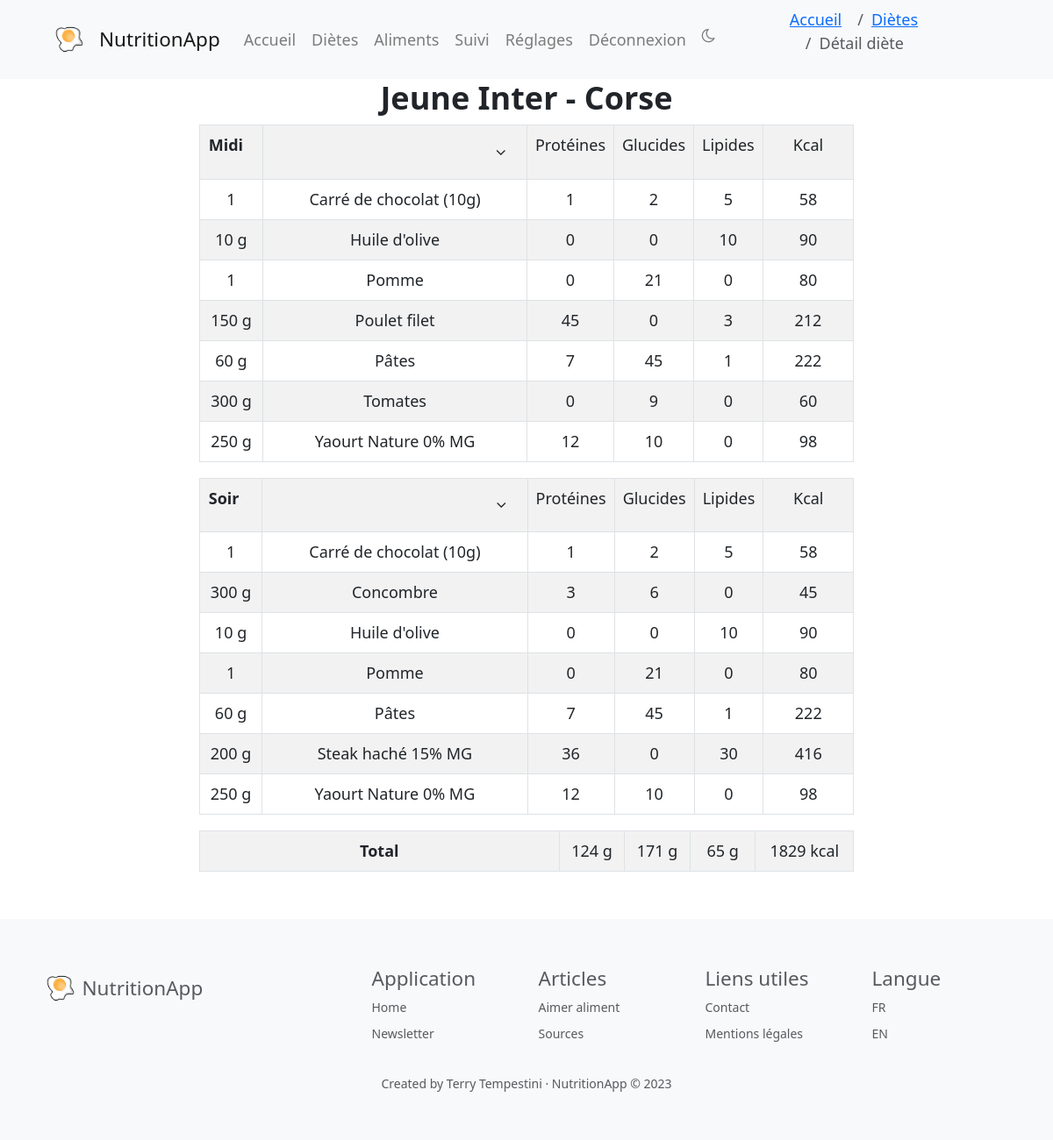
/voir_diete/13 (signed in), run on the app's committed database.
### models/Diete.py (models this page shows, shortened)
class Diete(db.Model):
    id = db.Column(db.Integer, primary_key=True)
    titre_diete = db.Column(db.String(255), nullable=True)  # nom de la diete
    createur = db.Column(db.Integer, db.ForeignKey('utilisateur.id'), nullable=True)
    date = db.Column(db.Date, nullable=True)
    createur_obj = db.relationship('Utilisateur', backref=db.backref('dietes'), foreign_keys=[createur])
    def get_by_id(id):
        return Diete.query.get(id)
    def portions_associees(self):
        return Portion.query.join(Aliment).filter(Portion.diete == self.id).order_by(Portion.label_portion,
                                                                                     Aliment.titre).all()
    def total_kcal(self):
        if (self.portions_associees()):
            return sum([portion.kcal_portion() for portion in self.portions_associees()])
        else:
            return 0
    def total_proteines(self):
        if (self.portions_associees()):
            return sum([portion.proteines_portion() for portion in self.portions_associees()])
        else:
            return 0
    def total_glucides(self):
        if (self.portions_associees()):
            return sum([portion.glucides_portion() for portion in self.portions_associees()])
        else:
            return 0
    def total_lipides(self):
        if (self.portions_associees()):
            return sum([portion.lipides_portion() for portion in self.portions_associees()])
        else:
            return 0
    def total_kcal_meal(self, meal_number):
        if self.portions_associees():
            return sum(
                [portion.kcal_portion() for portion in self.portions_associees() if
                 portion.label_portion == meal_number])
        else:
            return 0
    def total_nutriment_portion(self, meal_number, nutriment):
        if self.portions_associees():
            return sum(
                [getattr(portion, f'{nutriment}_portion')() for portion in self.portions_associees() if
                 portion.label_portion == meal_number]
            )
        else:
            return 0
    def total_proteines_portion(self, meal_number):
        return self.total_nutriment_portion(meal_number, 'proteines')
    def total_glucides_portion(self, meal_number):
        return self.total_nutriment_portion(meal_number, 'glucides')
    def total_lipides_portion(self, meal_number):
        return self.total_nutriment_portion(meal_number, 'lipides')
    def sets_of_portions(self):
        portions_diet = self.portions_associees()
        portions_par_type = {}
        for portion in portions_diet:
            type_portion = portion.label_portion
            if type_portion not in portions_par_type:
                portions_par_type[type_portion] = []
            portions_par_type[type_portion].append(portion)
        sets_of_portions = list(portions_par_type.values())
        return sets_of_portions

### models/Portion.py (models this page shows, shortened)
class Portion(db.Model):
    id = db.Column(db.Integer, primary_key=True)
    diete = db.Column(db.Integer, db.ForeignKey('diete.id'))
    aliment = db.Column(db.Integer, db.ForeignKey('aliment.id'))
    nombre = db.Column(db.Integer, nullable=False, server_default='0')
    label_portion = db.Column(db.Integer, nullable=False,
                              server_default='0')  # 1=matin, 2=collation matin, 3=midi, 4=collation aprem, 5=soir, 6=collation soir
    diete_obj = db.relationship('Diete', backref=db.backref('portions'))
    aliment_obj = db.relationship('Aliment', backref=db.backref('portions'))
    def unite(self):
        return self.aliment_obj.unite
    def kcal_portion(self):
        if self.unite() == 1:  # si l'aliment est en unité (kcal * nombre)
            return round(self.aliment_obj.kcal * self.nombre)
        else:  # aliment == 0 (kcal * nombre * 0.01 * 100g) ; aliment == 2 (kcal * nombre * 0.01 * 100mL)
            return round(self.aliment_obj.kcal * self.nombre * 0.01)
    def proteines_portion(self):
        if self.unite() == 1:
            return round(self.aliment_obj.proteines * self.nombre)
        else:
            return round(self.aliment_obj.proteines * self.nombre * 0.01)
    def glucides_portion(self):
        if self.unite() == 1:
            return round(self.aliment_obj.glucides * self.nombre)
        else:
            return round(self.aliment_obj.glucides * self.nombre * 0.01)
    def lipides_portion(self):
        if self.unite() == 1:
            return round(self.aliment_obj.lipides * self.nombre)
        else:
            return round(self.aliment_obj.lipides * self.nombre * 0.01)

### models/Aliment.py (models this page shows, shortened)
class Aliment(db.Model):
    id = db.Column(db.Integer, primary_key=True)
    titre = db.Column(db.String(255), nullable=True, server_default='')
    kcal = db.Column(db.Integer, nullable=True, server_default='0')
    proteines = db.Column(db.Integer, nullable=True, server_default='0')
    glucides = db.Column(db.Integer, nullable=True, server_default='0')
    lipides = db.Column(db.Integer, nullable=True, server_default='0')
    categorie = db.Column(db.String(255), nullable=True, server_default="Autre") # légume, fruit, féculent...
    photo = db.Column(db.String(255), nullable=True, server_default='')
    description = db.Column(db.String(255), nullable=True, server_default='')
    unite = db.Column(db.Integer, nullable=True, server_default='0') # 0 = 100g, 1 = 1 unité, 2 = mL
    valide = db.Column(db.Integer, nullable=True, server_default='0') # 0 = non validé, 1 = validé

### controllers/diete.py (the view)
@app.route('/voir_diete/<int:id>', methods=['GET', 'POST'])
@login_required
def voir_diete(id):
    diet = Diete.get_by_id(id)
    return render_template('diete/detail_diete.html', root=default_root(), diete=diet)

### controllers/diete.py (called while the page is built)
def default_root():
    parsed_url = urlparse(request.url)
    return parsed_url.scheme + "://" + parsed_url.netloc

### setup_flask.py (called while the page is built)
@login_manager.user_loader
def load_user(user_id):
    return Utilisateur.query.get(int(user_id))

### templates/diete/detail_diete.html (shortened to what this page needs)
{% extends 'base.html' %}
{% block content %}
{% set page = 'detail' %}
{% set place = ["accueil","dietes","detail"] %}
{% with breadcrumb=place %}
    {% include "navbar.html" %}
{% endwith %}
<div class="content">
<h2 class="text-center">
    <b>{{ diete.titre_diete }}</b>
</h2>
{% with diete=diete %}
    {% include 'diete/liste_aliments_diete.html' %}
{% endwith %}
</div>
{% endblock %}

### templates/base.html (shortened to what this page needs)
<!DOCTYPE html>
<html lang="fr">
<head>
	<link rel="stylesheet" href="{{ root }}{{ url_for('static', filename='css/base.css') }}">
	<link rel="stylesheet" href="https://cdnjs.cloudflare.com/ajax/libs/font-awesome/4.7.0/css/font-awesome.min.css">
	<link rel="stylesheet" href="https://cdn.jsdelivr.net/npm/bootstrap@4.0.0/dist/css/bootstrap.min.css"
>
	<link rel="stylesheet" href="https://cdnjs.cloudflare.com/ajax/libs/bootstrap/5.3.0/css/bootstrap.min.css">
	<link rel="stylesheet" href="{{ url_for('static', filename='css/pages.css') }}" id="theme_sheet">
	<link rel="stylesheet" href="{{ url_for('static', filename='css/pages_dark.css') }}" disabled id="theme_sheet_dark">
</head>
<body>
{% block content %}
{% endblock %}
</body>
{% block footer %}
	<footer class="bd-footer py-4 py-md-5 mt-5 bg-body-tertiary">
		<div class="container text-body-secondary">
			<div class="row mb-3">
				<div class="col-lg-3">
					<div class="d-flex align-items-center">
						<img src="{{ url_for('static', filename='images/logo.png') }}" alt="logo" width="50" height="50"
						     class="d-inline-block align-text-top">
						<span class="fs-5">NutritionApp</span>
					</div>
				</div>
				<div class="col-6 col-lg-2 offset-lg-1">
					<h5>Application</h5>
					<ul class="list-unstyled">
						<li class="mb-2">Home</li>
						<li class="mb-2">Newsletter</li>
					</ul>
				</div>
				<div class="col-6 col-lg-2">
					<h5>Articles</h5>
					<ul class="list-unstyled">
						<li class="mb-2">Aimer aliment</li>
						<li class="mb-2">Sources</li>
					</ul>
				</div>
				<div class="col-6 col-lg-2">
					<h5>Liens utiles</h5>
					<ul class="list-unstyled">
						<li class="mb-2">Contact</li>
						<li class="mb-2">Mentions légales</li>
					</ul>
				</div>
				<div class="col-6 col-lg-2">
					<h5>Langue</h5>
					<ul class="list-unstyled">
						<li class="mb-2">FR</li>
						<li class="mb-2">EN</li>
					</ul>
				</div>
			</div>
			<div class="row text-center">
				<span>Created by Terry Tempestini · NutritionApp © 2023</span>
			</div>
	</footer>
{% endblock %}
</html>

### templates/navbar.html (shortened to what this page needs)
<nav class="navbar navbar-expand-lg navbar-light bg-light">
	<a class="navbar-brand ms-5"
			{% if current_user.is_authenticated %}
       href="{{ url_for('controllers.accueil') }}"
			{% else %}
       href="{{ url_for('controllers.login') }}"
			{% endif %}>
		<div class="d-flex align-items-center">
			<img src="{{ url_for('static', filename='images/logo.png') }}" alt="logo" width="50" height="50"
			     class="d-inline-block align-text-top">
			<span class="ms-2">NutritionApp</span>
		</div>
	</a>
	{% if current_user.is_authenticated %}
		<div class="collapse navbar-collapse" id="navbarNavDropdown">
			<ul class="navbar-nav">
				<li class="nav-item {% if page == 'accueil' %}active{% endif %}">
					<a href="{{ url_for('controllers.accueil') }}" class="nav-link text-center">Accueil</a>
				</li>
				<li class="nav-item {% if page == 'dietes' %}active{% endif %}">
					<a href="{{ url_for('controllers.dietes') }}" class="nav-link text-center">Diètes</a>
				</li>
				<li class="nav-item {% if page == 'aliments' %}active{% endif %}">
					<a href="{{ url_for('controllers.aliments') }}" class="nav-link text-center">Aliments</a>
				</li>
				<li class="nav-item {% if page == 'suivi' %}active{% endif %}">
					<a href="{{ url_for('controllers.suivi') }}" class="nav-link text-center">Suivi</a>
				</li>
				<li class="nav-item {% if page == 'reglages' %}active{% endif %}">
					<a href="{{ url_for('controllers.reglages') }}" class="nav-link text-center">Réglages</a>
				</li>
				<li class="nav-item">
					<a href="{{ url_for('controllers.logout') }}" class="nav-link text-center">Déconnexion</a>
				</li>
				<li class="nav-item text-center">
					<i id="darkModeToggle" class="nav-link fa fa-moon-o"></i>
				</li>
			</ul>
		</div>
	{% endif %}
	<ol class="breadcrumb fil_ariane">
		{% if breadcrumb|length > 1 %}
			{% set pretty_name = {
          'accueil': 'Accueil',
          'dietes': 'Diètes',
          'aliments': 'Aliments',
          'reglages': 'Réglages',
          'modifier_diete': 'Modifier diète',
          'changer_diete': 'Changer diète',
          'creer_aliment': 'Créer aliment',
          'detail': 'Détail diète',
          'modifier_aliment': 'Modifier aliment',
          'suivi': 'Suivi',
          'login': 'Connexion',
          'signup': 'Inscription',
          'reset_password': 'Réinitialiser mot de passe',
        } %}
			{% for item in breadcrumb %}
				{% if loop.last %}
					<li class="breadcrumb-item active" aria-current="page">{{ pretty_name[item] }}</li>
				{% else %}
					{% set var = "controllers." + item %}
					<li class="breadcrumb-item"><a href="{{ url_for(var) }}">{{ pretty_name[item] }}</a></li>
				{% endif %}
			{% endfor %}
		{% endif %}
	</ol>
</nav>

### templates/diete/liste_aliments_diete.html (shortened to what this page needs)
    {% set percent = [10, 45, 10, 10, 10, 15] %}
    {% set meal_names = ['Matin', 'Collation', 'Midi', 'Collation', 'Soir', 'Collation'] %}
    {% set unites_names = ['g', '', 'mL'] %}
        {% for repas in diete.sets_of_portions() %}
            <table class="table table-striped table-bordered full-width-table">
                {% for portion in repas %}
                    {% if loop.first %}
                    <tr>
                        <th style="padding-left: 10px;">
                            {{ meal_names[portion.label_portion - 1] }}
                        </th>
                        <td class="text-right">
                            <button id="toggleRow{{ portion.label_portion }}" class="btn btn-default">
                                <i class="fa fa-angle-down"></i>
                            </button>
                        </td>
                        <td class="secondary" style="width: {{ percent[2] }}%">Protéines</td>
                        <td class="secondary" style="width: {{ percent[3] }}%">Glucides</td>
                        <td class="secondary" style="width: {{ percent[4] }}%">Lipides</td>
                        <td style="width: {{ percent[5] }}%">Kcal</td>
                    </tr>
                    {% endif %}
                    <tr class="text-center">
                        <td style="width: {{ percent[0] }}%">{{ portion.nombre }} {{ unites_names[portion.aliment_obj.unite] }}</td>
                        <td style="width: {{ percent[1] }}%">{{ portion.aliment_obj.titre }}</td>
                        <td class="secondary" style="width: {{ percent[2] }}%">{{ portion.proteines_portion() }}</td>
                        <td class="secondary" style="width: {{ percent[3] }}%">{{ portion.glucides_portion() }}</td>
                        <td class="secondary" style="width: {{ percent[4] }}%">{{ portion.lipides_portion() }}</td>
                        <td style="width: {{ percent[5] }}%">{{ portion.kcal_portion() }}</td>
                    </tr>
                {% endfor %}
            </table>
        {% endfor %}
        <table class="table table-striped table-bordered">
            <tr class="text-center">
                <th style="width: {{ percent[0] + percent[1] }}%">Total</th>
                <td style="width: {{ percent[2] }}%">{{ diete.total_proteines()|round|int }} g</td>
                <td style="width: {{ percent[3] }}%">{{ diete.total_glucides()|round|int }} g</td>
                <td style="width: {{ percent[4] }}%">{{ diete.total_lipides()|round|int }} g</td>
                <td style="width: {{ percent[5] }}%">{{ diete.total_kcal()|round|int }} kcal</td>
            </tr>
        </table>

### static/css/base.css (style rules this page uses)
html { font-family: 'Roboto', sans-serif; line-height: 1.5; color: #333; background-color: #fff; font-size: 18px; }
footer { font-size: 14px; }
.fil_ariane { margin-left: 2cm; margin-right: 2cm; }

### static/css/pages.css (style rules this page uses)
.content { padding: 0cm 6cm 0cm 6cm; }
.table td { text-align: center; }

### static/css/pages_dark.css (style rules this page uses)
body { background-color: #333; }
.content { padding: 0cm 6cm 0cm 6cm; }
.table td { text-align: center; }

### data on the page
Diete: titre_diete "Jeune Inter - Corse"
Portion: label_portion "Midi", {{ percent[2] }} 10 (drawn), {{ percent[3] }} 10 (drawn), {{ percent[4] }} 10 (drawn), {{ percent[5] }} 15 (drawn), {{ percent[0] }} 10 (drawn), nombre "1", {{ percent[1] }} 45 (drawn), aliment_obj.titre "Carré de chocolat (10g)", proteines_portion "1", glucides_portion "2", lipides_portion "5", kcal_portion "58"
Portion: nombre "10", {{ percent[1] }} 45 (drawn), aliment_obj.titre "Huile d'olive", proteines_portion "0", glucides_portion "0", lipides_portion "10", {{ percent[5] }} 15 (drawn), kcal_portion "90"
Aliment: unite "g"
Portion: {{ percent[0] }} 10 (drawn), nombre "1", {{ percent[1] }} 45 (drawn), aliment_obj.titre "Pomme", {{ percent[2] }} 10 (drawn), proteines_portion "0", {{ percent[3] }} 10 (drawn), glucides_portion "21", {{ percent[4] }} 10 (drawn), lipides_portion "0", {{ percent[5] }} 15 (drawn), kcal_portion "80"
Portion: {{ percent[0] }} 10 (drawn), nombre "150", aliment_obj.titre "Poulet filet", {{ percent[2] }} 10 (drawn), proteines_portion "45", {{ percent[3] }} 10 (drawn), glucides_portion "0", {{ percent[4] }} 10 (drawn), lipides_portion "3", {{ percent[5] }} 15 (drawn), kcal_portion "212"
Aliment: unite "g"
Portion: {{ percent[0] }} 10 (drawn), nombre "60", aliment_obj.titre "Pâtes", {{ percent[2] }} 10 (drawn), proteines_portion "7", {{ percent[3] }} 10 (drawn), glucides_portion "45", {{ percent[4] }} 10 (drawn), lipides_portion "1", {{ percent[5] }} 15 (drawn), kcal_portion "222"
Aliment: unite "g"
Portion: {{ percent[0] }} 10 (drawn), nombre "300", {{ percent[1] }} 45 (drawn), aliment_obj.titre "Tomates", {{ percent[2] }} 10 (drawn), proteines_portion "0", {{ percent[3] }} 10 (drawn), glucides_portion "9", {{ percent[4] }} 10 (drawn), lipides_portion "0", {{ percent[5] }} 15 (drawn), kcal_portion "60"
Aliment: unite "g"
Portion: nombre "250", {{ percent[1] }} 45 (drawn), aliment_obj.titre "Yaourt Nature 0% MG", proteines_portion "12", glucides_portion "10", lipides_portion "0", {{ percent[5] }} 15 (drawn), kcal_portion "98"
Aliment: unite "g"
Portion: label_portion "Soir", {{ percent[2] }} 10 (drawn), {{ percent[3] }} 10 (drawn), {{ percent[4] }} 10 (drawn), {{ percent[5] }} 15 (drawn), {{ percent[0] }} 10 (drawn), nombre "1", {{ percent[1] }} 45 (drawn), aliment_obj.titre "Carré de chocolat (10g)", proteines_portion "1", glucides_portion "2", lipides_portion "5", kcal_portion "58"
Portion: {{ percent[0] }} 10 (drawn), nombre "300", aliment_obj.titre "Concombre", {{ percent[2] }} 10 (drawn), proteines_portion "3", {{ percent[3] }} 10 (drawn), glucides_portion "6", {{ percent[4] }} 10 (drawn), lipides_portion "0", {{ percent[5] }} 15 (drawn), kcal_portion "45"
Aliment: unite "g"
Portion: nombre "10", {{ percent[1] }} 45 (drawn), aliment_obj.titre "Huile d'olive", proteines_portion "0", glucides_portion "0", lipides_portion "10", {{ percent[5] }} 15 (drawn), kcal_portion "90"
Portion: {{ percent[0] }} 10 (drawn), nombre "1", {{ percent[1] }} 45 (drawn), aliment_obj.titre "Pomme", {{ percent[2] }} 10 (drawn), proteines_portion "0", {{ percent[3] }} 10 (drawn), glucides_portion "21", {{ percent[4] }} 10 (drawn), lipides_portion "0", {{ percent[5] }} 15 (drawn), kcal_portion "80"
Portion: {{ percent[0] }} 10 (drawn), nombre "60", aliment_obj.titre "Pâtes", {{ percent[2] }} 10 (drawn), proteines_portion "7", {{ percent[3] }} 10 (drawn), glucides_portion "45", {{ percent[4] }} 10 (drawn), lipides_portion "1", {{ percent[5] }} 15 (drawn), kcal_portion "222"
Portion: {{ percent[0] }} 10 (drawn), nombre "200", {{ percent[1] }} 45 (drawn), aliment_obj.titre "Steak haché 15% MG", {{ percent[2] }} 10 (drawn), proteines_portion "36", {{ percent[3] }} 10 (drawn), glucides_portion "0", {{ percent[4] }} 10 (drawn), lipides_portion "30", {{ percent[5] }} 15 (drawn), kcal_portion "416"
Aliment: unite "g"
Portion: nombre "250", {{ percent[1] }} 45 (drawn), aliment_obj.titre "Yaourt Nature 0% MG", proteines_portion "12", glucides_portion "10", lipides_portion "0", {{ percent[5] }} 15 (drawn), kcal_portion "98"
Aliment: total_proteines "124", total_glucides "171", total_lipides "65", total_kcal "1829"

### other printed values
{{ pretty_name[item] }} "Accueil" "Diètes"
{{ pretty_name[item] }} "Détail diète"
